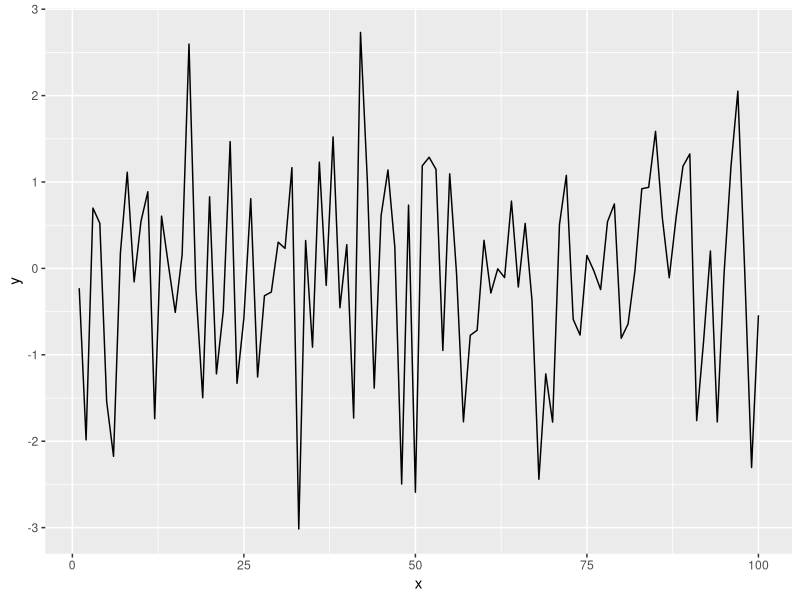

Write the R code that produced this figure.
## ---- chunk 1
library(tidyverse)
## ---- chunk 2

x = seq(1:100)
y = rnorm(100)
dat = data.frame(x, y)
ggplot(dat, aes(x = x, y = y)) +
geom_line()

